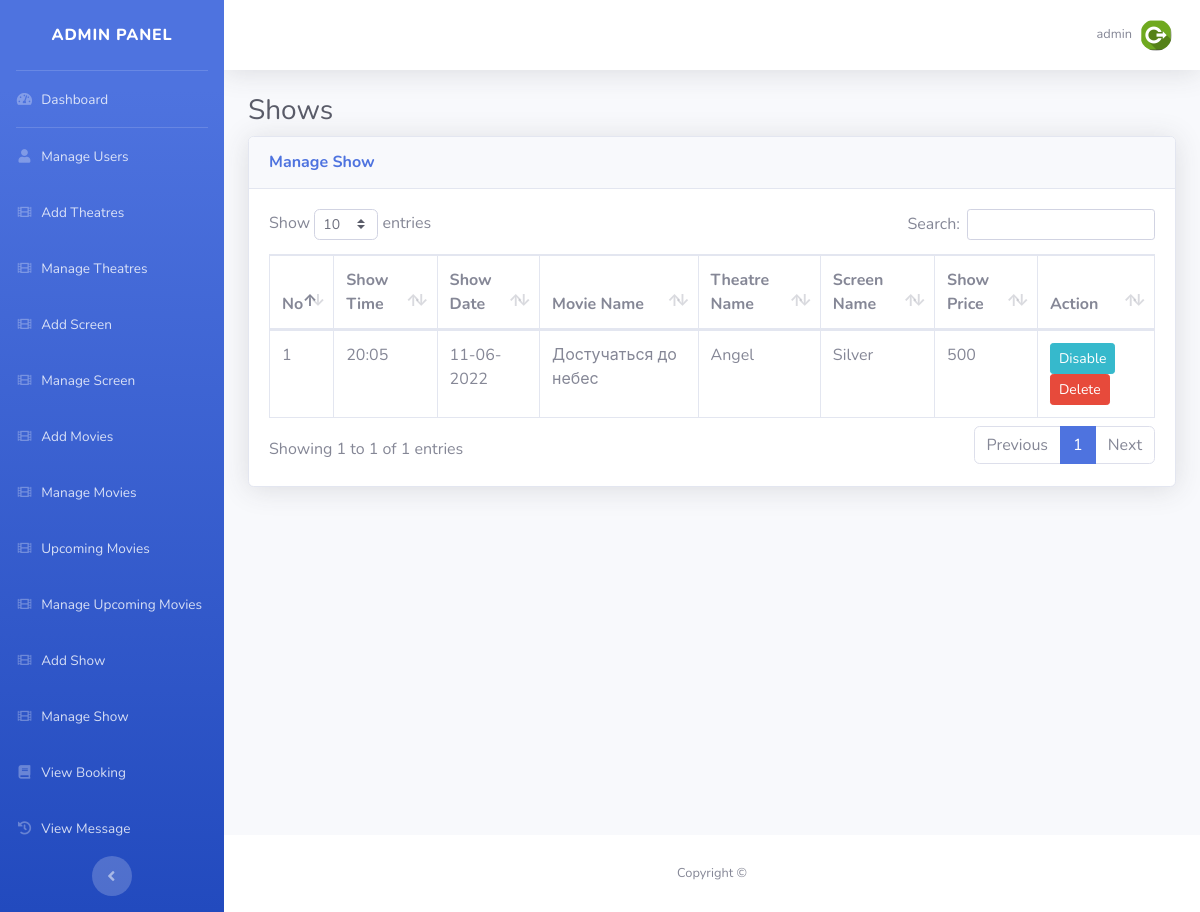
/admin/show_manage.php (signed in), run on the app's committed database.
### tables this page shows
CREATE TABLE `shows` (
  `show_id` int NOT NULL,
  `show_m` int NOT NULL,
  `show_t` int NOT NULL,
  `show_s` int NOT NULL,
  `show_time` varchar(200) NOT NULL,
  `show_date` varchar(20) NOT NULL,
  `show_price` int NOT NULL,
  `show_status` int NOT NULL DEFAULT '1',
  `show_seat` int NOT NULL DEFAULT '48',
  `show_unq` varchar(255) NOT NULL
);

CREATE TABLE `movies` (
  `m_id` int NOT NULL,
  `m_nm` varchar(40) NOT NULL,
  `m_duration` varchar(40) NOT NULL,
  `m_genre` varchar(200) NOT NULL,
  `m_dnm` varchar(200) NOT NULL,
  `m_des` longtext NOT NULL,
  `m_banner` varchar(200) NOT NULL,
  `m_shw` int NOT NULL DEFAULT '0',
  `m_status` int NOT NULL DEFAULT '1'
);

CREATE TABLE `theatre` (
  `t_id` int NOT NULL,
  `t_nm` varchar(30) NOT NULL,
  `t_city` varchar(30) NOT NULL,
  `t_time` bigint NOT NULL,
  `t_status` int NOT NULL DEFAULT '1'
);

CREATE TABLE `screen` (
  `s_id` int NOT NULL,
  `s_nm` varchar(20) NOT NULL,
  `s_theatre` int NOT NULL,
  `s_seats` int NOT NULL DEFAULT '49',
  `s_time` int NOT NULL,
  `s_status` int NOT NULL DEFAULT '1'
);

### admin/show_manage.php (the view, shortened to what this page needs)
<?php
	include("include/header.php");
	include("../include/config.php");
?>
<div class="container-fluid">
  <h1 class="h3 mb-2 text-gray-800">Shows</h1>
  <div class="card shadow mb-4">
	<div class="card-header py-3">
	  <h6 class="m-0 font-weight-bold text-primary">Manage Show</h6>
	</div>
	<div class="card-body">
		<div class="table-responsive">
                <table class="table table-bordered" id="dataTable" width="100%" cellspacing="0">
<thead>
                    <tr>
                      <th>No</th>
                      <th>Show Time</th>
                      <th>Show Date</th>
                      <th>Movie Name</th>
                      <th>Theatre Name</th>
                      <th>Screen Name</th>
                      <th>Show Price</th>
                       <th>Action</th>
                    </tr>
                  </thead>
                  <tbody>
          <?php
  $sq=mysqli_query($con,"select * from shows");
  $co=1;
while($row=mysqli_fetch_assoc($sq))
              {
				  $mid=$row['show_m'];
				  $sid=$row['show_s'];
				  $tid=$row['show_t'];
				    $m_sq=mysqli_query($con,"select * from movies where m_id='$mid' ");
					$m_row=mysqli_fetch_array($m_sq);
					  $s_sq=mysqli_query($con,"select * from screen where s_id='$sid' ");
					$s_row=mysqli_fetch_array($s_sq);
					  $t_sq=mysqli_query($con,"select * from theatre where t_id='$tid' ");
					$t_row=mysqli_fetch_array($t_sq);
                 echo'<tr>';
               echo'<td>'.$co.'</td>';
               echo'<td>'.$row['show_time'].'</td>';
               echo'<td>';
			   $date=strtotime($row['show_date']);
			   $date1=date('d-m-Y',$date);
			   echo $date1;
			  echo'</td>';
               echo'<td>'.$m_row['m_nm'].'</td>';
               echo'<td>'.$t_row['t_nm'].'</td>';
              echo'<td>'.$s_row['s_nm'].'</td>';
              echo'<td>'.$row['show_price'].'</td>';
             echo'<td>';
if($row['show_status']==0)
{
	echo'<a href="show_enable.php?id='.$row['show_id'].'&mid='.$m_row['m_id'].'" class="btn btn-success btn-sm">Enable</a>';
}
else
{
echo'<a href="show_disable.php?id='.$row['show_id'].'&mid='.$m_row['m_id'].'" class="btn btn-info btn-sm btn-sm">Disable</a>';
}
             echo'<a href="show_delete.php?id='.$row['show_id'].'&mid='.$m_row['m_id'].'" class="btn btn-danger btn-sm  ">Delete</a></td>';
             $co++;
             }
             ?>
                    </tr>
                  </tbody>
                </table>
              </div>
	</div>
  </div>
</div>
<?php
	include("include/footer.php");
?>

### data on the page
shows: show_time "20:05", show_date "11-06-2022", movies.m_nm "Достучаться до небес", theatre.t_nm "Angel", screen.s_nm "Silver", show_price "500"

### other printed values
$_SESSION['admin']['nm'] "admin"
